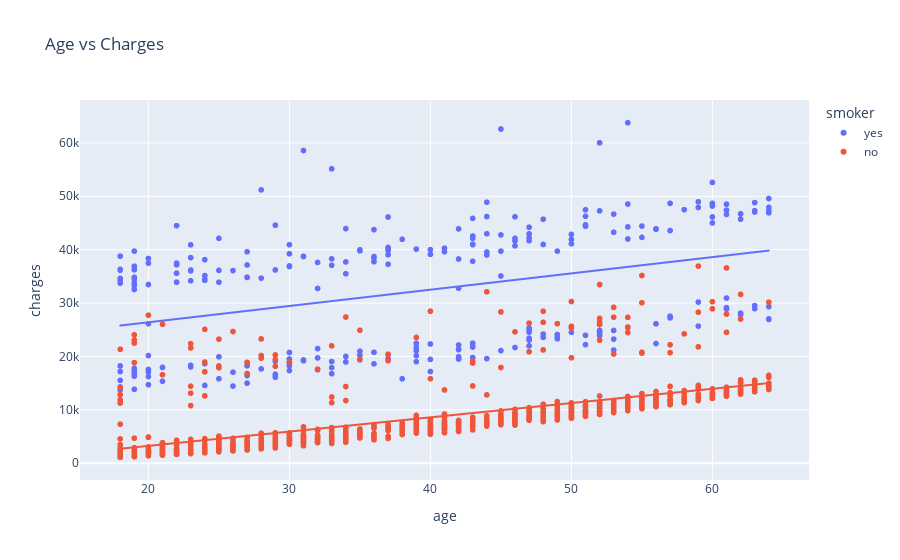

The notebook cell this image was saved under:
### Markdown cell above
### Age vs Charges

### Code cell
fig = px.scatter(
    df,
    x="age",
    y="charges",
    color="smoker",
    title="Age vs Charges",
    trendline="ols"  
)

fig.show()

### Figure 1 — Plotly figure (JSON) as saved in the notebook; plotly's stock layout.template omitted (floating-point values rounded to 4 significant figures; data arrays with more than 128 entries replaced by an {"elided": "..."} marker saying what was removed)
{"data": [{"hovertemplate": "smoker=yes<br>age=%{x}<br>charges=%{y}<extra></extra>", "legendgroup": "yes", "marker": {"color": "#636efa", "symbol": "circle"}, "mode": "markers", "name": "yes", "showlegend": true, "type": "scattergl", "x": {"elided": "274 int values"}, "xaxis": "x", "y": {"elided": "274 float values"}, "yaxis": "y"}, {"hovertemplate": "<b>OLS trendline</b><br>charges = 305.238 * age + 20294.1<br>R<sup>2</sup>=0.135589<br><br>smoker=yes<br>age=%{x}<br>charges=%{y} <b>(trend)</b><extra></extra>", "legendgroup": "yes", "marker": {"color": "#636efa", "symbol": "circle"}, "mode": "lines", "name": "yes", "showlegend": false, "type": "scattergl", "x": {"elided": "274 int values"}, "xaxis": "x", "y": {"elided": "274 float values"}, "yaxis": "y"}, {"hovertemplate": "smoker=no<br>age=%{x}<br>charges=%{y}<extra></extra>", "legendgroup": "no", "marker": {"color": "#EF553B", "symbol": "circle"}, "mode": "markers", "name": "no", "showlegend": true, "type": "scattergl", "x": {"elided": "1064 int values"}, "xaxis": "x", "y": {"elided": "1064 float values"}, "yaxis": "y"}, {"hovertemplate": "<b>OLS trendline</b><br>charges = 267.249 * age + -2091.42<br>R<sup>2</sup>=0.394317<br><br>smoker=no<br>age=%{x}<br>charges=%{y} <b>(trend)</b><extra></extra>", "legendgroup": "no", "marker": {"color": "#EF553B", "symbol": "circle"}, "mode": "lines", "name": "no", "showlegend": false, "type": "scattergl", "x": {"elided": "1064 int values"}, "xaxis": "x", "y": {"elided": "1064 float values"}, "yaxis": "y"}], "layout": {"legend": {"title": {"text": "smoker"}, "tracegroupgap": 0}, "title": {"text": "Age vs Charges"}, "xaxis": {"anchor": "y", "domain": [0, 1], "title": {"text": "age"}}, "yaxis": {"anchor": "x", "domain": [0, 1], "title": {"text": "charges"}}}}
